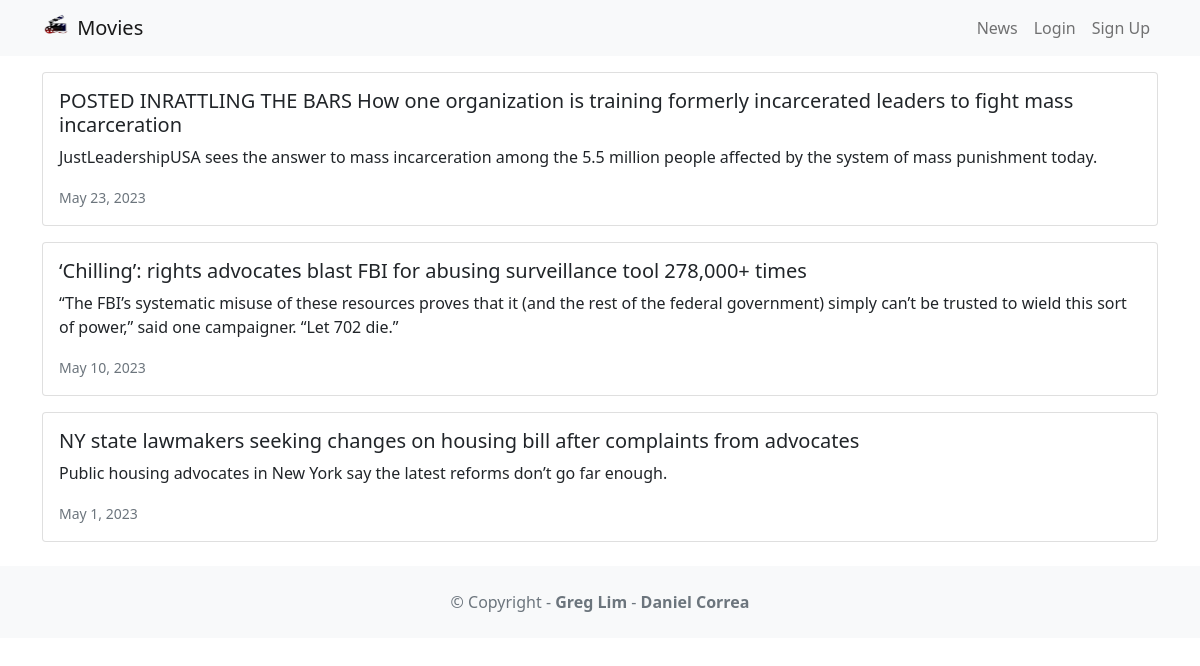
Page /news/ on the committed database.
### news/models.py (models this page shows, shortened)
class News(models.Model):
    class Meta:
        verbose_name_plural = "news"
    headline = models.CharField(max_length=200)
    body = models.TextField()
    date = models.DateField()

### news/views.py (the view)
# urls.py: path('news/', include('news.urls')),
def news(req):
    news = News.objects.all().order_by('-date')
    return render(req,'news.html',{
        'news': news
    })

### news/templates/news.html (shortened to what this page needs)
{% extends 'base.html' %}
{% block content %}
        {%for news_item in news%}
        <div class="card mb-3">
            <div class="row g-0">
                <div>
                    <div class="card-body">
                        <h5 class="card-title">
                            {{news_item.headline}}
                        </h5>
                        <p class="card-text">{{news_item.body}}</p>
                        <p class="card-text"><small class="text-muted">{{news_item.date}}</small></p>
                    </div>
                </div>
            </div>
        </div>
        {%endfor%}
{% endblock content %}

### rows in the picture
News: headline "POSTED INRATTLING THE BARS How one organization is training formerly incarcerated leaders to fight mass incarceration", body "JustLeadershipUSA sees the answer to mass incarceration among the 5.5 million people affected by the system of mass punishment today.", date "May 23, 2023"
News: headline "‘Chilling’: rights advocates blast FBI for abusing surveillance tool 278,000+ times", body "“The FBI’s systematic misuse of these resources proves that it (and the rest of the federal government) simply can’t be trusted to wield this sort of power,” said one campaigner. “Let 702 die.”", date "May 10, 2023"
News: headline "NY state lawmakers seeking changes on housing bill after complaints from advocates", body "Public housing advocates in New York say the latest reforms don’t go far enough.", date "May 1, 2023"
